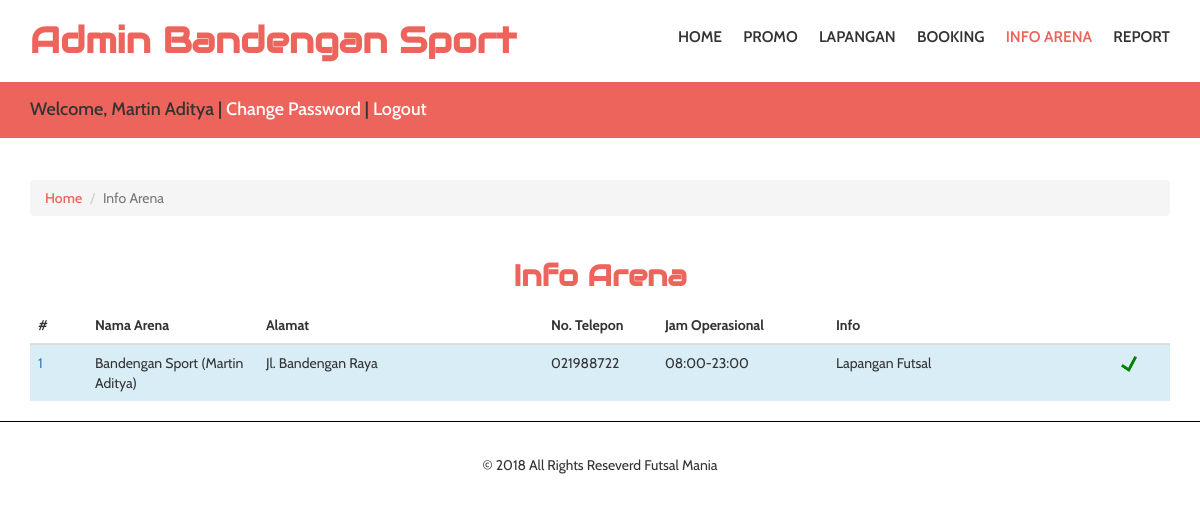
The app's page /admin/index.php?menu=arena (signed in) with its own data.
### tables this page shows
CREATE TABLE `t_arena_futsal` (
  `id_arena` int(11) NOT NULL AUTO_INCREMENT,
  `nama` varchar(50) NOT NULL,
  `alamat` text NOT NULL,
  `telp` varchar(15) NOT NULL,
  `id_owner` int(11) NOT NULL,
  `jam_operational` varchar(11) NOT NULL,
  `info` text NOT NULL,
  `status` int(11) NOT NULL,
  PRIMARY KEY (`id_arena`)
);

CREATE TABLE `t_user` (
  `id_user` int(11) NOT NULL AUTO_INCREMENT,
  `nama` varchar(255) NOT NULL,
  `telp` varchar(15) NOT NULL,
  `role` int(11) NOT NULL,
  `status` int(11) NOT NULL DEFAULT '1',
  PRIMARY KEY (`id_user`)
);

### admin/class/connection.php (called while the page is built, shortened)
<?php
class connection{
	private $host="localhost";
	private $user="root";
	private $pass="";
	private $database="futsal";
      private $con;
      public function __construct(){
		$this->con= new mysqli($this->host, $this->user, $this->pass, $this->database);
	}
	public function executeQuery($query){
		$result=$this->con->query($query);
		return $result;
	}
	public function totalRows($query){
		$result=$this->con->query($query);
		if($result == null){
			return mysqli_affected_rows($this->con);
		}
		else{
			return mysqli_num_rows($result);
		}
	}
	public function getRowsPaging($query, $page, $limit, &$paging, $link){
		$data = array();
		$criteria = "";
		if($page != "" && $limit != ""){
			$mulai = ($page>1) ? ($page * $limit) - $limit : 0;
			$criteria =  " LIMIT ".($mulai).", ".$limit;
		}
		$result=$this->executeQuery($query.$criteria);
		if($result){
			while($rows = $result->fetch_assoc()){
				$data[] = $rows;
			}
		}
		$totalRows = $this->totalRows($query);
		return $data;
	}
	public function createPaging($total_data, $get_halaman, $max_halaman = 5, $link){
		$jumlah_paging = ceil($total_data / $max_halaman);
		$page = isset($get_halaman) ? (int)$get_halaman : 1;
		$paging = "";
		return $paging;
	}
}
?>

### admin/pages/arena.php (the view, shortened to what this page needs)
<div class="container">
	<ol class="breadcrumb">
		<li><a href="index.php">Home</a></li>
		<li class="active">Info Arena</li>
	</ol>
</div>
<div class="contact">
	<div class="container">
		 <div class="contact-grids">
			<center><h2>Info Arena</h2></center>
				<table class="table" style="width:100%;">
					<thead>
					  <tr>
						<th scope="col" style="width:5%;">#</th>
						<th scope="col" style="width:15%;">Nama Arena</th>
						<th scope="col" style="width:25%;">Alamat</th>
						<th scope="col" style="width:10%;">No. Telepon</th>
						<th scope="col" style="width:15%;">Jam Operasional</th>
						<th scope="col" style="width:25%;">Info</th>
						<th scope="col" style="width:5%;"></th>
					  </tr>
					</thead>
					<tbody>
						<?php for($i=0;$i<count($data);$i++){ ?>
						<tr <?= $data[$i]['status'] == 1 ? 'class="info"' : '' ?>>
							<td><a href="?menu=arena&action=detail&id=<?= $data[$i]['id_arena'] ?>" ><?= ($i+1) ?></a></td>
							<td><?= $data[$i]['nama_arena'] ?> (<?= $data[$i]['nama_user'] ?>)</td>
							<td><?= $data[$i]['alamat'] ?></td>
							<td><?= $data[$i]['telp'] ?></td>
							<td><?= $data[$i]['jam_operational'] ?></td>
							<td><?= $data[$i]['info'] ?></td>
							<td><?= $data[$i]['status'] == "1" ? '<img src="../images/check.png" style="width:16px; height:16px" />' : '<img src="../images/uncheck.png" style="width:16px; height:16px" />' ?>
						</tr>
						<?php } ?>
					</tbody>
				</table>
		</div>
	</div>
</div>

### css/style.css (style rules this page uses)
body { margin:0; font-family: 'Cabin', sans-serif; }
body a { transition: 0.5s all ease; -webkit-transition: 0.5s all ease; -moz-transition: 0.5s all ease; -o-transition: 0.5s all ease; -ms-transition: 0.5s all ease; }
h1,h2,h3,h4,h5,h6 { margin:0; }
ol.breadcrumb { margin-top:3em; margin-bottom:0; }
ol.breadcrumb li a { color:#ed645c; font-weight:500; }
.contact-grids h2 { color: #ed645c; font-weight: 600; margin-bottom: 0.5em; font-size: 2.1em; margin-top: 1.5em; font-family: 'Audiowide', cursive; }

### records on screen
t_arena_futsal: nama "Bandengan Sport", t_user.nama "Martin Aditya", alamat "Jl. Bandengan Raya", telp "021988722", jam_operational "08:00-23:00", info "Lapangan Futsal", status 1 (drawn)

### other values on screen
$_SESSION['nama_arena'] "Bandengan Sport"
$_SESSION['nama'] "Martin Aditya"
